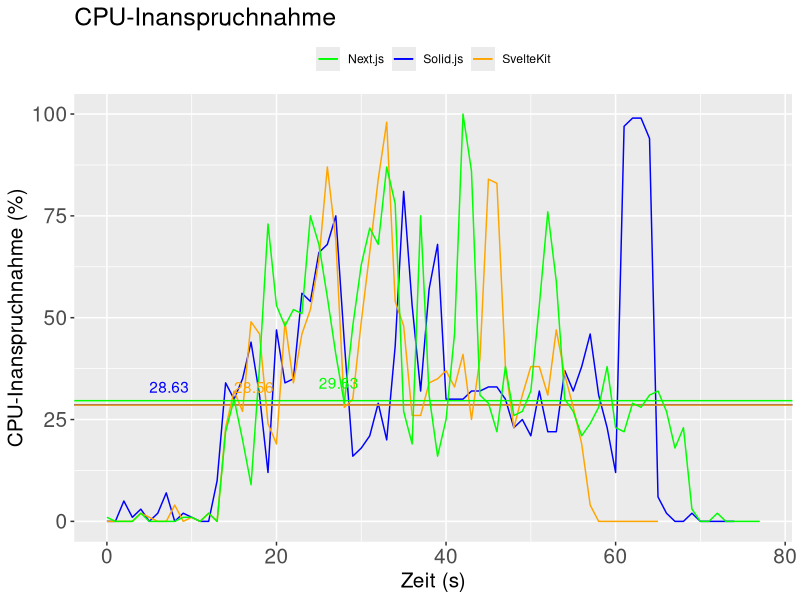

Source code (R):
# Lade die erforderlichen Bibliotheken
library("ggplot2")

# Einlesen der CSV-Dateien in Datenrahmen
measurements <- read.csv("csv/solidjs.csv", na="NA", skip=0)
measurements2 <- read.csv("csv/sveltekit.csv", na="NA", skip=0)
measurements3 <- read.csv("csv/nextjs.csv", na="NA", skip=0)

# function to convert timestamp rownames-strings to numbers
convertStringToNumeric <- function(str) {
  str <- as.numeric(str)
}

# function to draw line plots
drawPlot <- function(title, yAxisLabel, xAxisLabel, metric) {
  if(metric == "X.MEM.Used") {
    measurements[, metric] <- measurements[, metric] / 1000
    measurements2[, metric] <- measurements2[, metric] / 1000
    measurements3[, metric] <- measurements3[, metric] / 1000
  }
  ggplot() +
    geom_line(data = measurements, aes(x = convertStringToNumeric(rownames(measurements)) -1, y = measurements[, metric], color = "Solid.js"), show.legend = TRUE) +
    geom_hline(yintercept = mean(measurements[, metric]), color="blue") +
    geom_line(data = measurements2, aes(x = convertStringToNumeric(rownames(measurements2)) -1, y = measurements2[, metric], color = "SvelteKit"), show.legend = TRUE) +
    geom_hline(yintercept = mean(measurements2[, metric]), color="orange") +
    geom_line(data = measurements3, aes(x = convertStringToNumeric(rownames(measurements3)) -1, y = measurements3[, metric], color = "Next.js"), show.legend = TRUE) +
    geom_hline(yintercept = mean(measurements3[, metric]), color="green") +
    labs(x = xAxisLabel, y = yAxisLabel) +
    theme(
      axis.title.x = element_text(size=15),
      axis.title.y = element_text(size=15),
      axis.text.x = element_text(size=15),
      axis.text.y = element_text(size=15),
      legend.position = "top",
      plot.title = element_text(size=18)
    ) +
    ggtitle(title) +
    scale_color_manual(values = c("Solid.js" = "blue", "SvelteKit" = "orange", "Next.js" = "green")) +
    guides(color = guide_legend(title = NULL)) +
    annotate("text", x = 5, y = mean(measurements[, metric]), label = paste(round(mean(measurements[, metric]), 2)), vjust = -1, hjust = 0, color = "blue") +
    annotate("text", x = 15, y = mean(measurements2[, metric]), label = paste(round(mean(measurements2[, metric]), 2)), vjust = -1, hjust = 0, color = "orange") +
    annotate("text", x = 25, y = mean(measurements3[, metric]), label = paste(round(mean(measurements3[, metric]), 2)), vjust = -1, hjust = 0, color = "green")
}

# call drawPlot function for each plot
cpu_usage_plot <- drawPlot("CPU-Inanspruchnahme", "CPU-Inanspruchnahme (%)", "Zeit (s)", "X.CPU.Totl.")
dsk_R_plot <- drawPlot("Gelesene Bytes", "Gelesene Bytes (KB)",  "Zeit (s)", "X.DSK.ReadKBTot")
dsk_T_plot <- drawPlot("Geschriebene Bytes", "Geschriebene Bytes (KB)","Zeit (s)",  "X.DSK.WriteKBTot")
mem_used_plot <- drawPlot("Arbeitsspeicher-Inanspruchnahme", "RAM used (MB)", "Zeit (s)",  "X.MEM.Used")
network_R_plot <- drawPlot("Empfangene Bytes", "Empfangene Bytes (KB)", "Zeit (s)",  "X.NET.RxKBTot")
network_T_plot <- drawPlot("Uebertragene Bytes", "Uebertragene Bytes (KB)", "Zeit (s)",  "X.NET.TxKBTot")

print(cpu_usage_plot)
# print(dsk_R_plot)
# print(dsk_T_plot)
# print(mem_used_plot)
# print(network_R_plot)
# print(network_T_plot)
